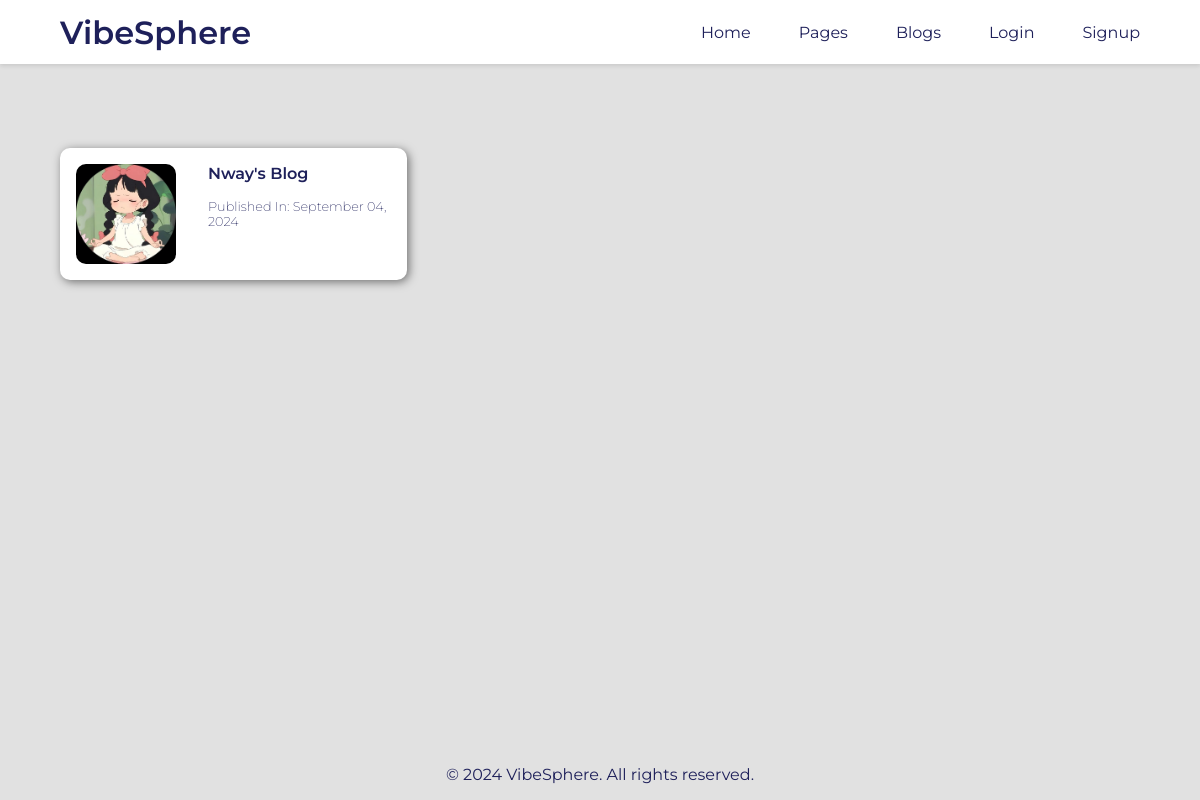
Page /pages/ on the earlier database version.
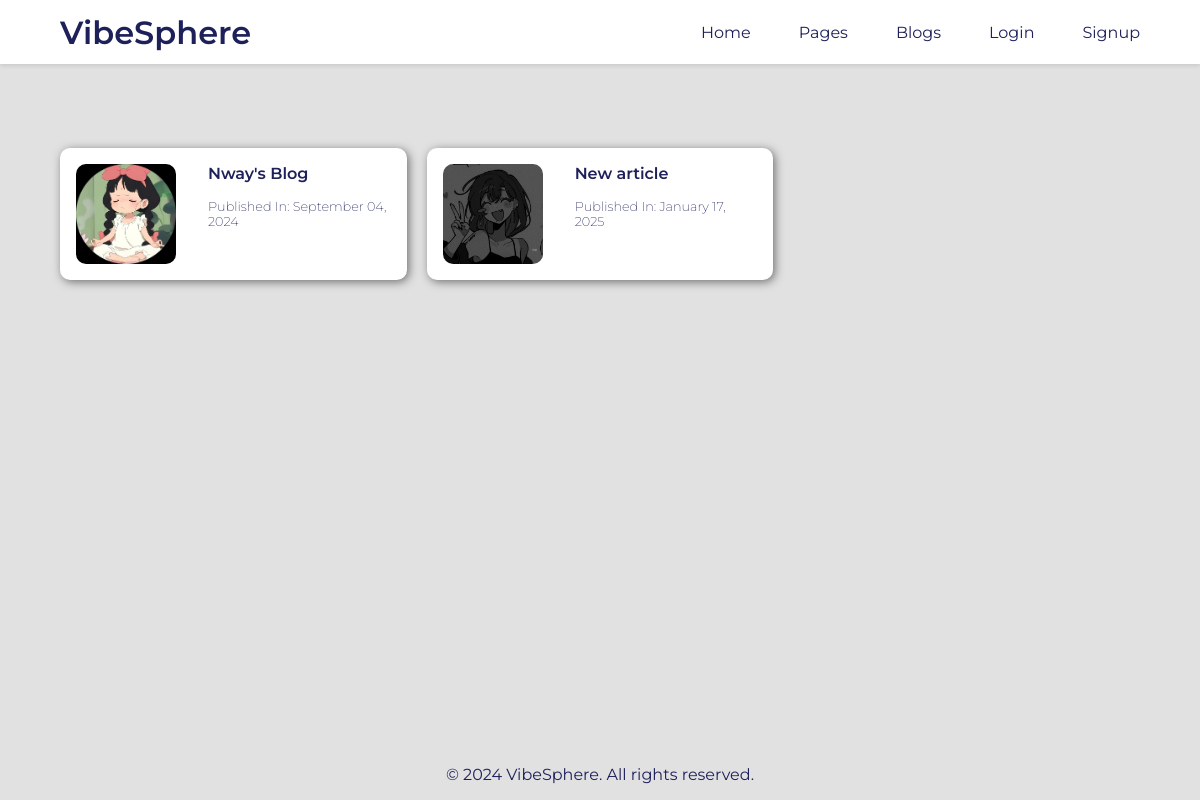
Same page on the later database version.
### main/models.py (models this page shows, shortened)
class BlogPage(models.Model):
    title = models.CharField(primary_key=True, unique=True, max_length=200)
    author = models.ForeignKey(User, on_delete=models.CASCADE)
    created_date = models.DateTimeField(auto_now_add=True)
    updated_date = models.DateTimeField(auto_now=True)
    profile_image = models.ImageField(upload_to='blog_images/')
    meta_description = models.TextField(blank=True, null=True)
    published_date = models.DateTimeField(blank=True, null=True, auto_now_add=True)
    status = models.CharField(max_length=10, choices=[('draft', 'Pending'), ('published', 'Published')], default='draft')

### main/views.py (the view)
# urls.py: path('pages/', views.show_all_pages, name='pages'),
def show_all_pages(request):
    pages = BlogPage.objects.all()
    context = {
        'show_navbar': True,
        'pages': pages
    }
    return render(request, 'pages.html', context)

### templates/pages.html (shortened to what this page needs)
{%extends 'main.html'%}
{% load static %}
{%block extra_css %}
<link rel="stylesheet" href="{% static 'css/pages.css' %}" />
{% endblock %}
{% block content %}
<div class="page__container">
    <div class="page__card__container">
        {% for page in pages%}
            <a class="page__card" href="{% url 'articles_by_page' page.title %}" style="text-decoration: none;">
                <img src="{{page.profile_image.url}}" alt="{{page.title}}" class="page__card__image">
                <div class="page__body__container">
                    <h2 class="page__card__title">{{page.title}}</h2>
                    <p class="page__card__desc">Published In: {{ page.published_date|date:"F d, Y" }}</p>
                </div>
            </a>
        {% endfor %}
    </div>
</div>
{% endblock %}

Differences in the rows shown:
added BlogPage: profile_image (picture), title "New article", published_date "January 17, 2025"
